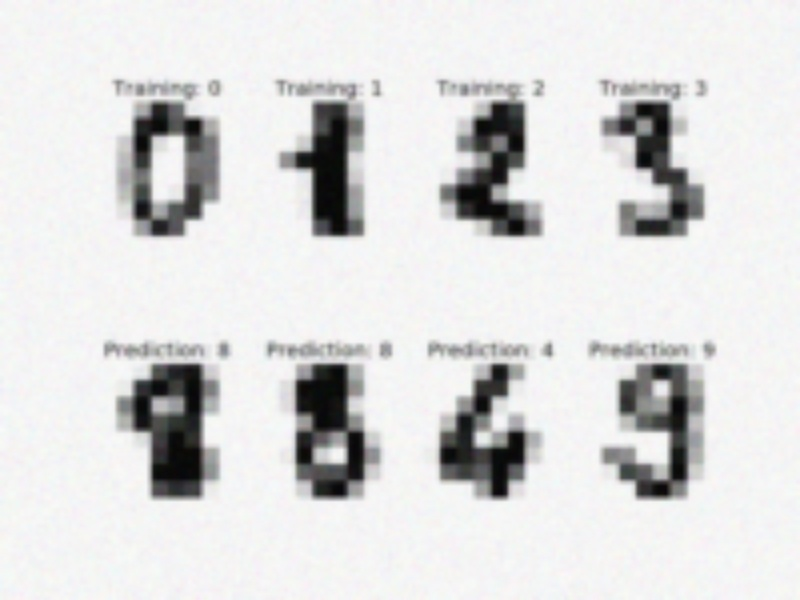
#> input picture data/low_quality_images/00 (000).jpg, 800 x 600 px, found by its file name; its folder holds only this picture in this run
$ jupyter execute --allow-errors HE+ICS.ipynb   (older library calls are emulated)
#> lines starting #> are read from the running program, lines starting #| are printed output that depends on the picture
[cell 1]
from google.colab import drive
drive.mount('/content/drive')

import cv2
import numpy as np
import os
import pandas as pd
import time
import tracemalloc
import platform
import multiprocessing
from scipy.special import gamma

from skimage.metrics import structural_similarity as ssim
from skimage.metrics import peak_signal_noise_ratio as psnr
from skimage.metrics import mean_squared_error as mse
from skimage.measure import shannon_entropy

np.random.seed(42)

print("Processor:", platform.processor())
print("CPU Cores:", multiprocessing.cpu_count())
print("Platform:", platform.platform())

image_folder = "/content/drive/MyDrive/Colab Notebooks/data/low_quality_images"

output_he = "/content/drive/MyDrive/Colab Notebooks/results/HE+ICS+HYBRID/HE"
output_ics = "/content/drive/MyDrive/Colab Notebooks/results/HE+ICS+HYBRID/ICS"
output_hybrid = "/content/drive/MyDrive/Colab Notebooks/results/HE+ICS+HYBRID/HYBRID"

os.makedirs(output_he, exist_ok=True)
os.makedirs(output_ics, exist_ok=True)
os.makedirs(output_hybrid, exist_ok=True)

def compute_metrics(original, processed):
    original = original.astype(np.float32)
    processed = processed.astype(np.float32)

    ssim_val = ssim(original, processed, data_range=255)
    psnr_val = psnr(original, processed, data_range=255)
    mse_val = mse(original, processed)

    mae_val = np.mean(np.abs(original - processed))
    entropy_val = shannon_entropy(processed)

    edges_orig = cv2.Canny(original.astype(np.uint8), 100, 200)
    edges_proc = cv2.Canny(processed.astype(np.uint8), 100, 200)

    epi_val = 0 if np.sum(edges_orig) == 0 else np.sum(edges_orig & edges_proc) / np.sum(edges_orig)

    return ssim_val, psnr_val, mse_val, mae_val, entropy_val, epi_val

def apply_transform(y, a, b):
    y = y.astype(np.float32)/255.0
    out = 1/(1+np.exp(-a*(y-b)))
    return np.clip(out*255,0,255).astype(np.uint8)

def tenengrad(img):
    gx = cv2.Sobel(img, cv2.CV_64F, 1, 0, ksize=3)
    gy = cv2.Sobel(img, cv2.CV_64F, 0, 1, ksize=3)
    return np.mean(gx**2 + gy**2)

def entropy(img):
    hist = cv2.calcHist([img],[0],None,[256],[0,256])
    hist /= hist.sum()
    return -np.sum(hist * np.log(hist + 1e-10))

def get_fitness(img):
    def f(p):
        t = apply_transform(img,p[0],p[1])
        return 0.4*tenengrad(t)+0.3*np.var(t)+0.3*entropy(t)
    return f

class ICS:
    def __init__(self,fitness,bounds,n=12,pa=0.25,beta=1.5,iters=15):
        self.fit=fitness
        self.bounds=np.array(bounds)
        self.n=n
        self.pa=pa
        self.beta=beta
        self.iters=iters
        self.dim=len(bounds)
        self.pop=np.random.uniform(self.bounds[:,0],self.bounds[:,1],(n,self.dim))
        self.fvals=np.array([self.fit(x) for x in self.pop])

    def levy(self):
        b=self.beta
        sigma=(gamma(1+b)*np.sin(np.pi*b/2)/(gamma((1+b)/2)*b*2**((b-1)/2)))**(1/b)
        u=np.random.normal(0,sigma,self.dim)
        v=np.random.normal(0,1,self.dim)
        return u/(np.abs(v)**(1/b))

    def clip(self,x):
        return np.clip(x,self.bounds[:,0],self.bounds[:,1])

    def run(self):
        for _ in range(self.iters):
            for i in range(self.n):
                new=self.clip(self.pop[i]+0.01*self.levy())
                fnew=self.fit(new)
                j=np.random.randint(self.n)
                if fnew>self.fvals[j]:
                    self.pop[j]=new
                    self.fvals[j]=fnew
            for i in range(self.n):
                if np.random.rand()<self.pa:
                    self.pop[i]=np.random.uniform(self.bounds[:,0],self.bounds[:,1],self.dim)
                    self.fvals[i]=self.fit(self.pop[i])
        return self.pop[np.argmax(self.fvals)]

files=[f for f in os.listdir(image_folder) if f.lower().endswith((".jpg",".png",".jpeg"))][:25]

records=[]
bounds=[(0.5,4.0),(0.2,0.8)]

for file in files:
    img=cv2.imread(os.path.join(image_folder,file))
#> img is the input picture: shape (600, 800, 3); mean B, G, R 219.6, 219.7, 219.6
    gray=cv2.resize(cv2.cvtColor(img,cv2.COLOR_BGR2GRAY),(512,512))
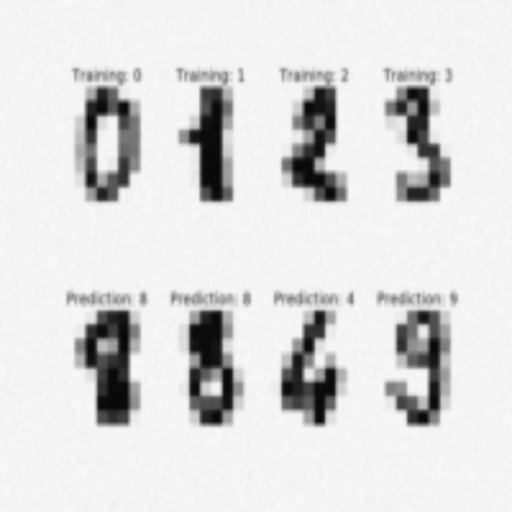
#> gray: shape (512, 512); min 7, max 250, mean 219.6

    tracemalloc.start()
    start=time.perf_counter()
    he=cv2.equalizeHist(gray)
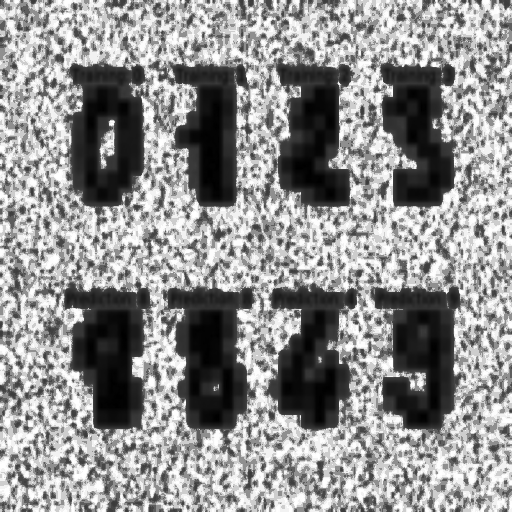
#> he: shape (512, 512); min 0, max 255, mean 143.9
    end=time.perf_counter()
    _,peak=tracemalloc.get_traced_memory()
    tracemalloc.stop()
    he_time=end-start
    he_mem=peak/(1024*1024)
    he_eff=1/he_time if he_time>0 else 0

    tracemalloc.start()
    start=time.perf_counter()
    ics=ICS(get_fitness(gray),bounds)
#> in tenengrad, `gx = cv2.Sobel(img, cv2.CV_64F, 1, 0, ksize=3)`:
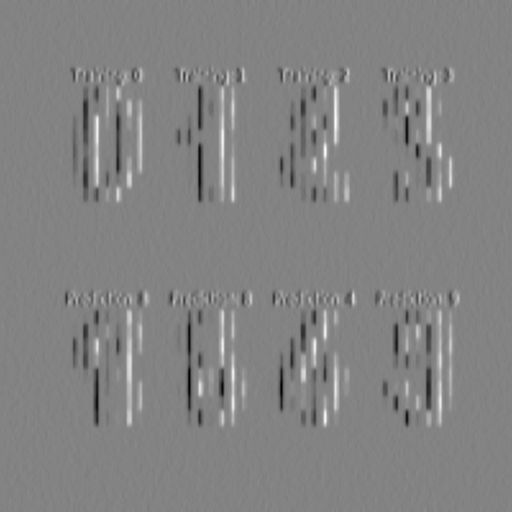
#> gx: shape (512, 512) float64; min -215, max 203, mean 0; drawn with min black and max white
#> in tenengrad, `gy = cv2.Sobel(img, cv2.CV_64F, 0, 1, ksize=3)`:
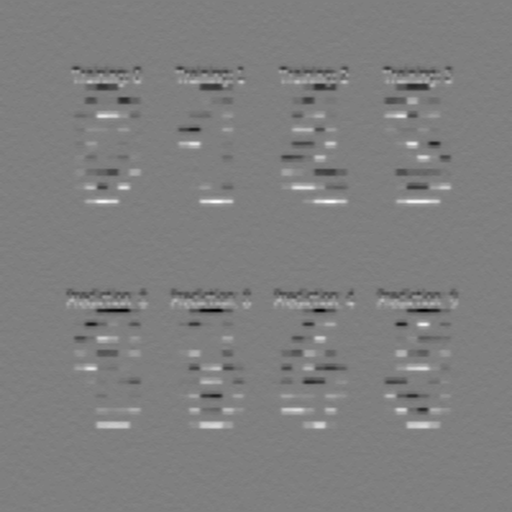
#> gy: shape (512, 512) float64; min -176, max 177, mean 0; drawn with min black and max white
#> in entropy, `hist = cv2.calcHist([img],[0],None,[256],[0,256])`: hist = 256 values, max 101706 at index 149, min 0 at index 0, mean 1024
#> in entropy, `hist /= hist.sum()`: hist = 256 values, max 0.388 at index 149, min 0 at index 0, mean 0.00391
#> call 2 of apply_transform, with a = 3.06, b = 0.559
#> in apply_transform (call 2), `out = 1/(1+np.exp(-a*(y-b)))`:
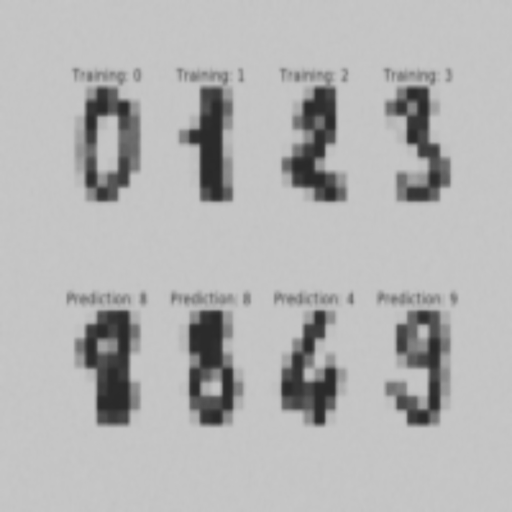
#> out: shape (512, 512) float32; min 0.164, max 0.784, mean 0.707
#> call 3 of apply_transform, with a = 1.05, b = 0.294
#> in apply_transform (call 3), `out = 1/(1+np.exp(-a*(y-b)))`:
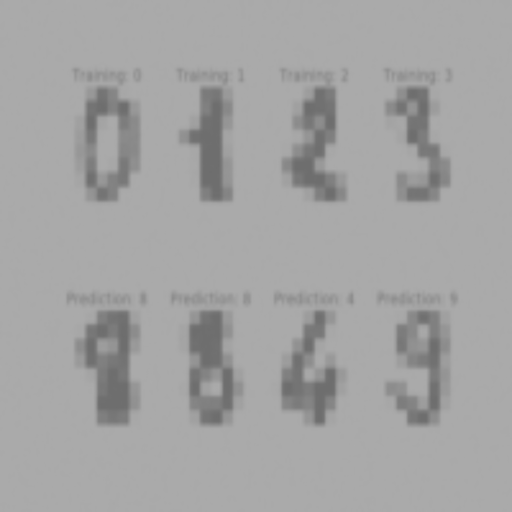
#> out: shape (512, 512) float32; min 0.431, max 0.672, mean 0.643
#> call 4 of apply_transform, with a = 0.703, b = 0.72
#> in apply_transform (call 4), `out = 1/(1+np.exp(-a*(y-b)))`:
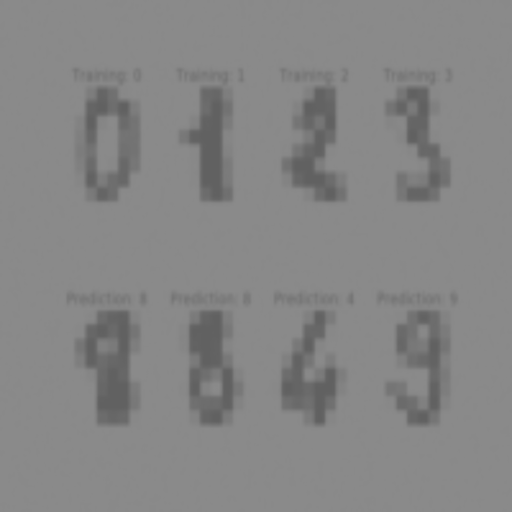
#> out: shape (512, 512) float32; min 0.381, max 0.546, mean 0.525
#> in apply_transform (call 7), `out = 1/(1+np.exp(-a*(y-b)))`:
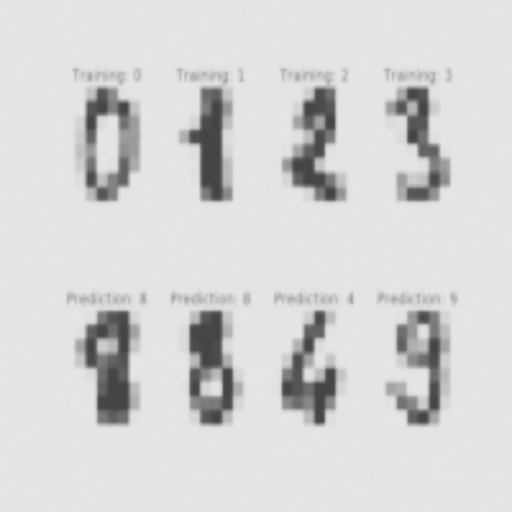
#> out: shape (512, 512) float32; min 0.264, max 0.903, mean 0.837
#> in apply_transform (call 9), `out = 1/(1+np.exp(-a*(y-b)))`:
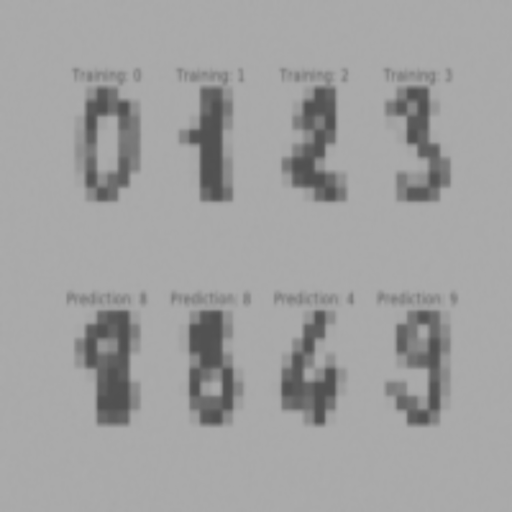
#> out: shape (512, 512) float32; min 0.318, max 0.674, mean 0.63
#> in apply_transform (call 10), `out = 1/(1+np.exp(-a*(y-b)))`:
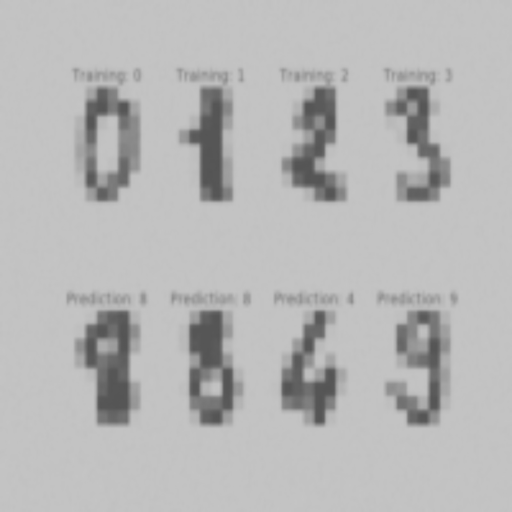
#> out: shape (512, 512) float32; min 0.332, max 0.772, mean 0.72
#> in __init__, `self.fvals=np.array([self.fit(x) for x in self.pop])`: self.fvals = [497, 1311, 179.5, 85.92, 994.9, 58.48, 1271.6, 209.7, 399.5, 600.7, 842.1, 372.1]
    best=ics.run()
#> the loop in run, `for _ in range(self.iters):` made 15 passes
#> after the loop in run, `for _ in range(self.iters):`: self.fvals = [64.3, 1698.6, 1451.9, 1900.6, 1887.1, 1686.8, 1668.3, 1911, 887.8, 324.3, 1898.6, 1894.4]
#> best = [3.91, 0.581]
    enhanced=apply_transform(gray,best[0],best[1])
    end=time.perf_counter()
    _,peak=tracemalloc.get_traced_memory()
    tracemalloc.stop()
    ics_time=end-start
    ics_mem=peak/(1024*1024)
    ics_eff=1/ics_time if ics_time>0 else 0

    tracemalloc.start()
    start=time.perf_counter()
    ics_he=ICS(get_fitness(he),bounds)
    best_he=ics_he.run()
#> the loop in run (call 2), `for _ in range(self.iters):` made 15 passes
    hybrid=apply_transform(he,best_he[0],best_he[1])
    end=time.perf_counter()
    _,peak=tracemalloc.get_traced_memory()
    tracemalloc.stop()
    hyb_time=end-start
    hyb_mem=peak/(1024*1024)
    hyb_eff=1/hyb_time if hyb_time>0 else 0

    cv2.imwrite(os.path.join(output_he,file),he)
    cv2.imwrite(os.path.join(output_ics,file),enhanced)
    cv2.imwrite(os.path.join(output_hybrid,file),hybrid)

    he_vals=compute_metrics(gray,he)
    ics_vals=compute_metrics(gray,enhanced)
    hyb_vals=compute_metrics(gray,hybrid)

    records.append([file,*he_vals,he_time,he_mem,he_eff,*ics_vals,ics_time,ics_mem,ics_eff,*hyb_vals,hyb_time,hyb_mem,hyb_eff])

df=pd.DataFrame(records,columns=[
"Image",
"HE_SSIM","HE_PSNR","HE_MSE","HE_MAE","HE_Entropy","HE_EPI","HE_Time","HE_Memory_MB","HE_Runtime_Eff",
"ICS_SSIM","ICS_PSNR","ICS_MSE","ICS_MAE","ICS_Entropy","ICS_EPI","ICS_Time","ICS_Memory_MB","ICS_Runtime_Eff",
"HYB_SSIM","HYB_PSNR","HYB_MSE","HYB_MAE","HYB_Entropy","HYB_EPI","HYB_Time","HYB_Memory_MB","HYB_Runtime_Eff"
])

#> (the rest of this cell did not finish here and is left out)

$ run again, on data/low_quality_images/00 (109).jpg
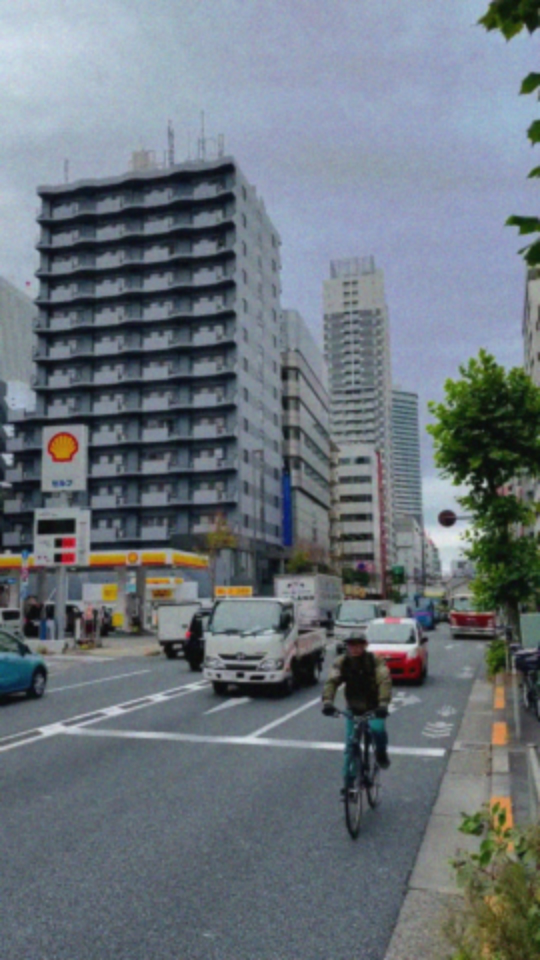
#> input picture data/low_quality_images/00 (109).jpg, 1080 x 1920 px, found by its file name (shown at 1/2 size)
#> img is the input picture: shape (1920, 1080, 3); mean B, G, R 124.5, 116.8, 108
#> in tenengrad, `gy = cv2.Sobel(img, cv2.CV_64F, 0, 1, ksize=3)`:
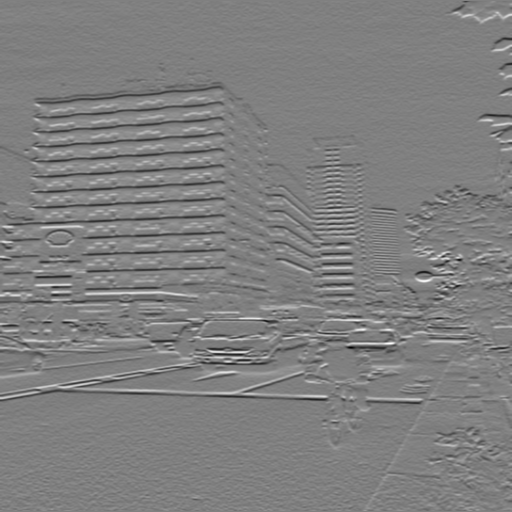
#> gy: shape (512, 512) float64; min -253, max 251, mean -0.5; drawn with min black and max white
#> in entropy, `hist = cv2.calcHist([img],[0],None,[256],[0,256])`: hist = 256 values, max 12927 at index 111, min 0 at index 0, mean 1024
#> in entropy, `hist /= hist.sum()`: hist = 256 values, max 0.0493 at index 111, min 0 at index 0, mean 0.00391
#> in apply_transform (call 10), `out = 1/(1+np.exp(-a*(y-b)))`:
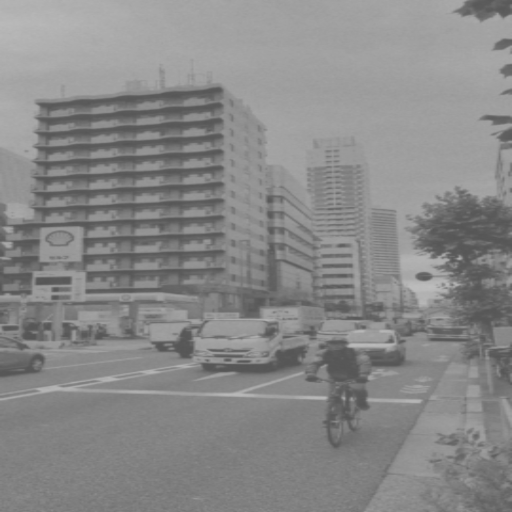
#> out: shape (512, 512) float32; min 0.336, max 0.746, mean 0.537
#> in __init__, `self.fvals=np.array([self.fit(x) for x in self.pop])`: self.fvals = [658.5, 1959, 284.5, 127, 1382.7, 85.41, 2688.8, 334.5, 612.9, 1017.6, 1661, 592.8]
#> the loop in run, `for _ in range(self.iters):` made 15 passes
#> after the loop in run, `for _ in range(self.iters):`: self.fvals = [97.92, 3423.5, 2038.7, 3263.2, 3240.3, 2822.8, 1415, 3297, 1883, 500.3, 3269.3, 3265.6]
#> best = [3.92, 0.402]
#> the loop in run (call 2), `for _ in range(self.iters):` made 15 passes

$ run again, on data/low_quality_images/00 (106).jpg
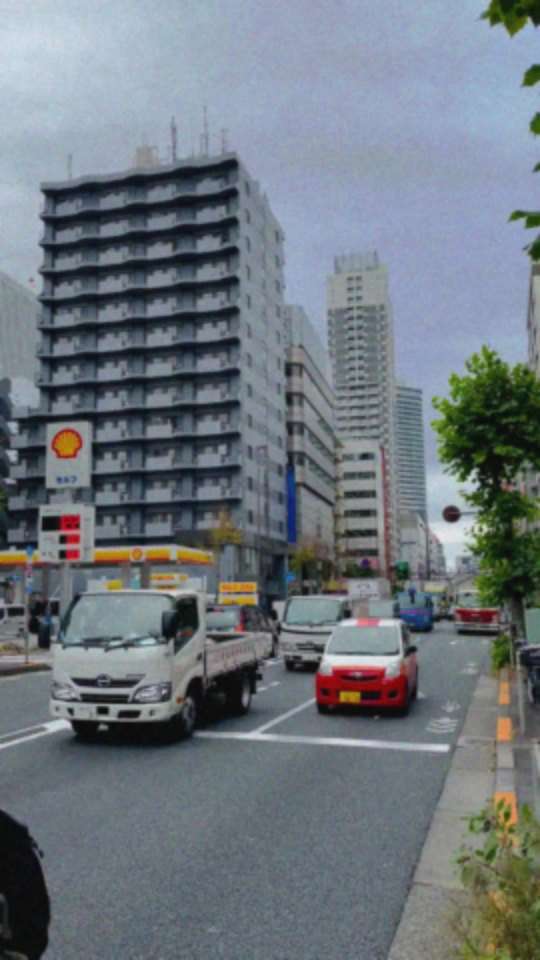
#> input picture data/low_quality_images/00 (106).jpg, 1080 x 1920 px, found by its file name (shown at 1/2 size)
#> img is the input picture: shape (1920, 1080, 3); mean B, G, R 126.4, 119.3, 111
#> in entropy, `hist = cv2.calcHist([img],[0],None,[256],[0,256])`: hist = 256 values, max 13369 at index 111, min 0 at index 0, mean 1024
#> in entropy, `hist /= hist.sum()`: hist = 256 values, max 0.051 at index 111, min 0 at index 0, mean 0.00391
#> in apply_transform (call 10), `out = 1/(1+np.exp(-a*(y-b)))`:
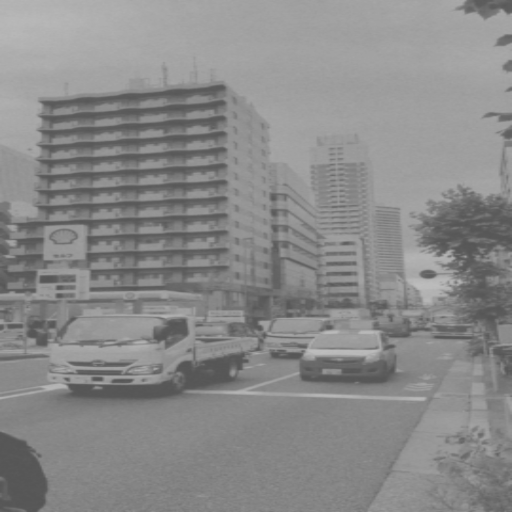
#> out: shape (512, 512) float32; min 0.336, max 0.744, mean 0.542
#> in __init__, `self.fvals=np.array([self.fit(x) for x in self.pop])`: self.fvals = [665.5, 1981.1, 285.2, 127.6, 1397.8, 85.84, 2688.7, 335.5, 616.1, 1021.3, 1660.5, 595.7]
#> the loop in run, `for _ in range(self.iters):` made 15 passes
#> after the loop in run, `for _ in range(self.iters):`: self.fvals = [98.32, 3439.6, 2066.6, 3264.9, 3242, 2825.5, 1455.7, 3299.6, 1878.3, 502.9, 3273.1, 3267.9]
#> best = [3.92, 0.402]
#> the loop in run (call 2), `for _ in range(self.iters):` made 15 passes
